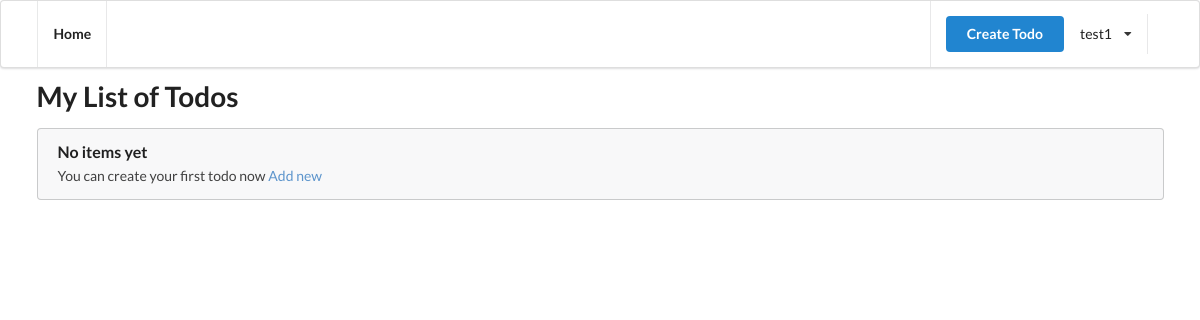
Before: / (signed in) with the older database file.
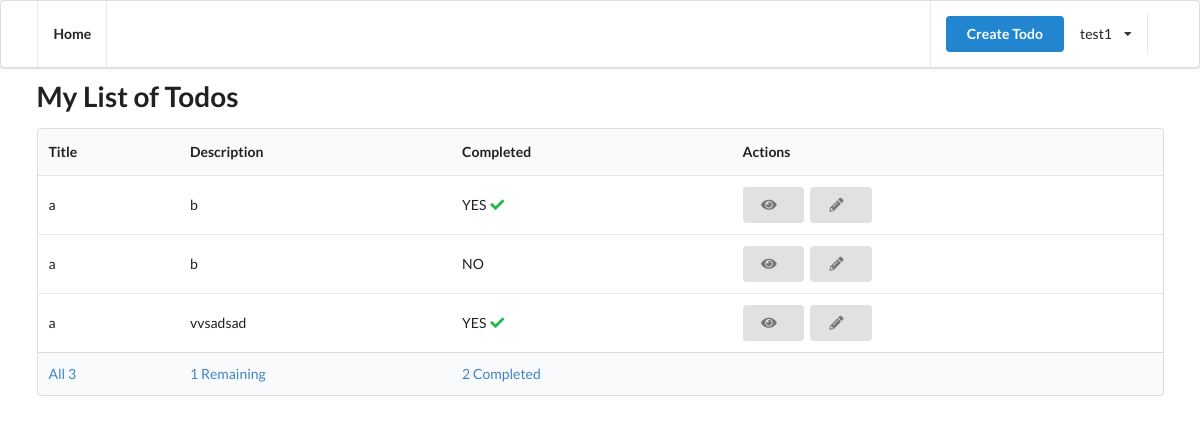
After: the same page with the newer database file.
### authentication/models.py (models this page shows, shortened)
class User(AbstractUser):
    is_email_verified = models.BooleanField(default=False)

### todo/models.py (models this page shows, shortened)
class Todo(TrackingModel):
    title = models.CharField(max_length=255)
    description = models.TextField()
    is_completed = models.BooleanField(default=False)
    owner = models.ForeignKey(to=User, on_delete=models.CASCADE)

### todo/views.py (the view)
# urls.py: path('', views.index, name='home'),
@login_required
def index(request):
    todos = Todo.objects.filter(owner=request.user)
    completed_count = todos.filter(is_completed=True).count()
    incomplete_count = todos.filter(is_completed=False).count()
    all_count = todos.count()
    incomplete_count = todos.filter(is_completed=False).count()
    context = {'todos': get_showing_todos(request, todos), 'all_count': all_count,
               'completed_count': completed_count, 'incomplete_count': incomplete_count}
    return render(request, 'todo/index.html', context)

### todo/views.py (called while the page is built)
def get_showing_todos(request, todos):
    if request.GET and request.GET.get('filter'):
        if request.GET.get('filter') == 'complete':
            return todos.filter(is_completed=True)
        if request.GET.get('filter') == 'incomplete':
            return todos.filter(is_completed=False)
    return todos

### templates/todo/index.html (shortened to what this page needs)
{% extends '_partials/base.html' %}
{% load static %}
{% block content %}
    <h1 class="ui header">My List of Todos</h1>
  {% if todos %}
  <table class="ui table">
    <thead>
        <tr>
            <th>Title</th>
            <th>Description</th>
            <th>Completed</th>
            <th>Actions</th>
        </tr>
    </thead>
    <tbody>
        {% for todo in todos %}
        <tr>
            <td>{{todo.title}}</td>
            <td>{{todo.description}}</td>
            <td>
                {% if todo.is_completed %}
                YES <i class="check icon green"></i>
                {% else %}
                NO
              {% endif %}
            </td>
            <td>
                <a href={% url 'todo' todo.pk  %} class="ui button">
                    <i class="eye icon"></i>
                </a>
                <a href={% url 'todo-edit' todo.pk  %} class="ui button">
                    <i class="pencil icon"></i>
                </a>
            </td>
        </tr>
        {% endfor %}
    </tbody>
    <tfoot>
        <tr>
          <th>
         <a href="?filter=all">All {{all_count}}</a>
          </th>
          <th>
          <a href="?filter=incomplete">
          {{incomplete_count}} Remaining
          </a>
          </th>
          <th>
            <a href="?filter=complete">
          {{completed_count}} Completed
          </a>
          </th>
          <th></th>
        </tr>
      </tfoot>
  </table>
  {% else %}
  <div class="ui message">
    <div class="header">
        No items yet
    </div>
    <p>You can create your first todo now <a href={% url 'create-todo' %}>Add new</a></p>
  </div>
  {% endif %}
    {% endblock content %}

### templates/_partials/base.html (shortened to what this page needs)
<!DOCTYPE html>
<html lang="en">
<head>
    <link rel="stylesheet" href="https://cdnjs.cloudflare.com/ajax/libs/semantic-ui/2.4.1/semantic.min.css" />
</head>
<body>
<div>
{% include "_partials/header.html" %}
<div class="ui container">
    {% block content%}
    {% endblock content%}
</div>
</div>
</body>
</html>

### templates/_partials/header.html (shortened to what this page needs)
{%load static %}
<div class="ui menu">
  <div class="ui container">
    <a href={% url 'home' %} class="header item">
      Home
    </a>
    <div class="right item">
      {% if request.user.is_authenticated %}
      <a href={% url 'create-todo' %} class="ui primary button">Create Todo</a>
      <div class="ui simple dropdown item">
         {{request.user.username}} <i class="dropdown icon"></i>
      </div>
      {% endif %}
    </div>
  </div>
</div>

Changed rows visible on the page:
added Todo: title "a", description "b", is_completed "YES"
added Todo: title "a", description "b", is_completed "NO"
added Todo: title "a", description "vvsadsad", is_completed "YES"
Other visible differences:
{{ all_count }}: (not shown) → "3"
{{ incomplete_count }}: (not shown) → "1"
{{ completed_count }}: (not shown) → "2"
text no longer shown: "No items yet You can create your first todo now Add new"
text now shown: "Title Description Completed Actions All Remaining Completed"
